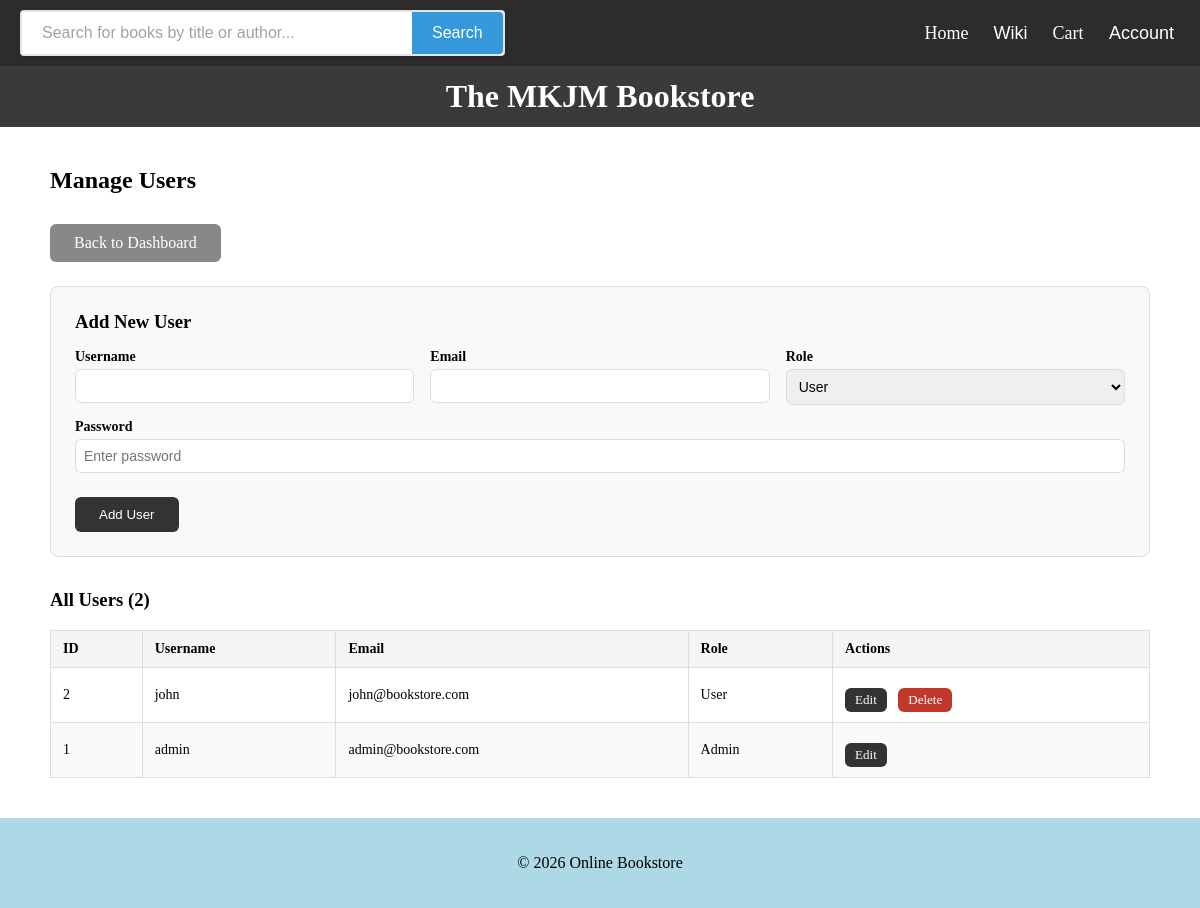
The page /manage_users.php on the database its author committed.
### tables this page shows
CREATE TABLE IF NOT EXISTS users (
    id INT AUTO_INCREMENT PRIMARY KEY,
    username VARCHAR(80) NOT NULL UNIQUE,
    email VARCHAR(150) NOT NULL UNIQUE,
    password_hash VARCHAR(255) NOT NULL,
    role ENUM('admin', 'user') DEFAULT 'user'
);

### manage_users.php (the view, shortened to what this page needs)
<?php
require_once 'includes/db.php';
include 'includes/header.php';
$edit_user = null;
$users = $pdo->query("SELECT id, username, email, role FROM users ORDER BY id DESC")->fetchAll();
?>
<link rel="stylesheet" href="style.css">
<div class="admin-page">
    <h2>Manage Users</h2>
    <a href="admin.php" class="btn btn-secondary">Back to Dashboard</a>
    <div class="admin-form-box">
        <h3><?php echo $edit_user ? 'Edit User' : 'Add New User'; ?></h3>
        <form method="POST">
            <div class="form-row">
                <div class="form-group">
                    <label>Username</label>
                    <input type="text" name="username" required
                        value="<?php echo htmlspecialchars($edit_user['username'] ?? ''); ?>">
                </div>
                <div class="form-group">
                    <label>Email</label>
                    <input type="email" name="email" required
                        value="<?php echo htmlspecialchars($edit_user['email'] ?? ''); ?>">
                </div>
                <div class="form-group">
                    <label>Role</label>
                    <select name="role">
                        <option value="user" <?php echo (!$edit_user || $edit_user['role'] === 'user') ? 'selected' : ''; ?>>User</option>
                    </select>
                </div>
            </div>
            <div class="form-group">
                <label>Password <?php echo $edit_user ? '(leave blank to keep current)' : ''; ?></label>
                <input type="password" name="password" <?php echo $edit_user ? '' : 'required'; ?>
                    placeholder="<?php echo $edit_user ? 'Leave blank to keep current password' : 'Enter password'; ?>">
            </div>
            <button type="submit" class="btn">
                <?php echo $edit_user ? 'Update User' : 'Add User'; ?>
            </button>
        </form>
    </div>
    <div class="admin-table-box">
        <h3>All Users (<?php echo count($users); ?>)</h3>
        <table class="admin-table">
            <thead>
                <tr>
                    <th>ID</th>
                    <th>Username</th>
                    <th>Email</th>
                    <th>Role</th>
                    <th>Actions</th>
                </tr>
            </thead>
            <tbody>
                <?php foreach ($users as $user): ?>
                <tr>
                    <td><?php echo $user['id']; ?></td>
                    <td><?php echo htmlspecialchars($user['username']); ?></td>
                    <td><?php echo htmlspecialchars($user['email']); ?></td>
                    <td><?php echo ucfirst($user['role']); ?></td>
                    <td>
                        <a href="manage_users.php?edit=<?php echo $user['id']; ?>" class="btn btn-sm">Edit</a>
                        <?php if ($user['id'] !== $_SESSION['user']['id']): ?>
                            <a href="manage_users.php?delete=<?php echo $user['id']; ?>" class="btn btn-sm btn-danger"
                               onclick="return confirm('Delete this user?')">Delete</a>
                        <?php endif; ?>
                    </td>
                </tr>
                <?php endforeach; ?>
            </tbody>
        </table>
    </div>
</div>
<?php include 'includes/footer.php'; ?>

### style.css (style rules this page uses)
body { margin: 0; padding: 0; background-color: rgb(255, 255, 255); text-align: left; }
.btn { display: inline-block; margin-top: 10px; background: #333; color: white; padding: 10px 20px; text-decoration: none; }
.btn { display: inline-block; padding: 10px 24px; background: #333; color: white; border: none; border-radius: 6px; cursor: pointer; text-decoration: none; margin-right: 8px; }
.btn-secondary { background: #888; }
.admin-page { max-width: 1100px; margin: 40px auto; padding: 0 20px; }
.admin-form-box { background: #f9f9f9; border: 1px solid #ddd; border-radius: 8px; padding: 24px; margin: 24px 0; }
.admin-form-box h3 { margin: 0 0 16px; }
.form-group { display: flex; flex-direction: column; gap: 4px; margin-bottom: 14px; }
.form-group label { font-weight: 600; font-size: 14px; }
.form-group input, .form-group select { padding: 8px; border: 1px solid #ddd; border-radius: 6px; font-size: 14px; }
.form-row { display: flex; gap: 16px; }
.form-row .form-group { flex: 1; }
.admin-table-box { margin-top: 32px; }
.admin-table { width: 100%; border-collapse: collapse; font-size: 14px; }
.admin-table th, .admin-table td { padding: 10px 12px; border: 1px solid #ddd; text-align: left; }
.admin-table th { background: #f5f5f5; font-weight: 600; }
.admin-table tr:nth-child(even) { background: #fafafa; }
.btn-sm { padding: 4px 10px; font-size: 13px; }
.btn-danger { background: #c0392b; }

### rows shown on the page
users: id "2", username "john", email "john@bookstore.com", role "User"
users: id "1", username "admin", email "admin@bookstore.com", role "Admin"

### other values the page prints
count($users) "2"
